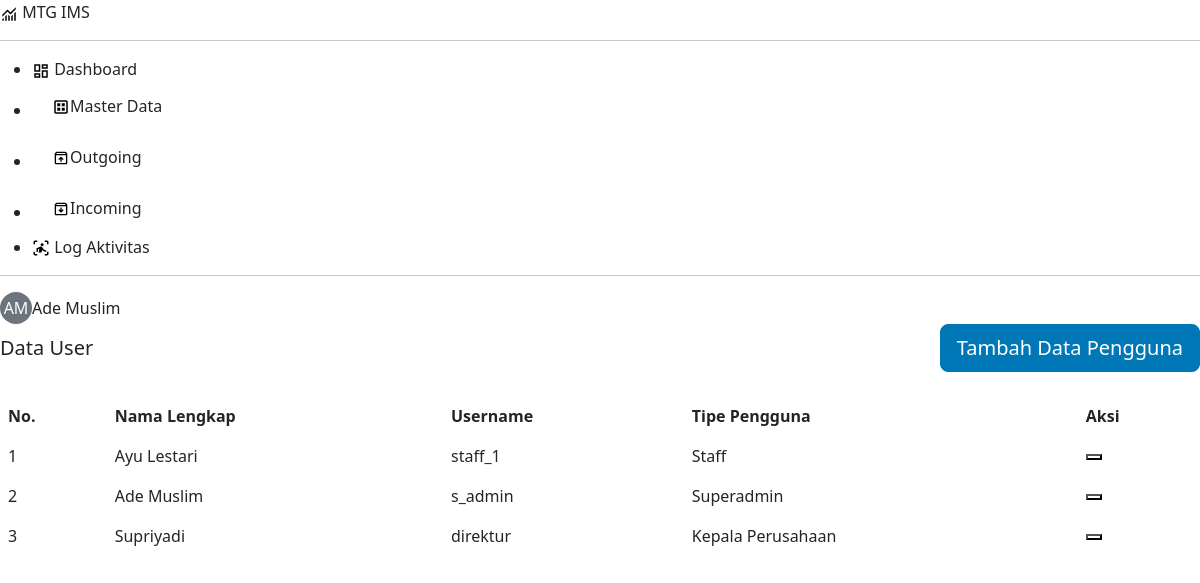
/pages/master-data/users/index.php (signed in), run on the app's committed database.
### tables this page shows
CREATE TABLE `pengguna` (
  `id_pengguna` varchar(36) NOT NULL,
  `nama_lengkap` varchar(100) NOT NULL,
  `nama_pengguna` varchar(50) NOT NULL,
  `password` varchar(100) NOT NULL,
  `tipe_pengguna` enum('superadmin','staff','kepala_perusahaan','tes') NOT NULL DEFAULT 'staff',
  `status_hapus` tinyint(1) NOT NULL DEFAULT '0'
);

### includes/function.php (called while the page is built, shortened)
<?php
require_once 'config.php';
function selectData($table, $conditions = "", $order_by = "", $limit = "", $bind_params = array()) {
    global $conn;
    $sql = "SELECT * FROM $table";
    if (!empty($conditions)) {
        $sql .= " WHERE $conditions";
    }
    $stmt = mysqli_prepare($conn, $sql);
    mysqli_stmt_execute($stmt);
    $result = mysqli_stmt_get_result($stmt);
    $rows = mysqli_fetch_all($result, MYSQLI_ASSOC);
    return $rows;
}

### pages/master-data/users/index.php (the view, shortened to what this page needs)
<?php
require '../../../includes/header.php';
$data_pengguna = selectData('pengguna', 'status_hapus = 0');
?>
<div class="d-flex justify-content-between align-items-center mb-4">
  <h1 class="fs-5 m-0">Data User</h1>
  <button type="button" class="btn btn-primary btn-lg btn-icon btn-add" data-bs-toggle="modal"
    data-bs-target="#addModal">
    Tambah Data Pengguna
  </button>
</div>
<table id="example" class="table table-hover" style="width:100%">
  <thead>
    <tr>
      <th>No.</th>
      <th colspan="4">Nama Lengkap</th>
      <th>Username</th>
      <th>Tipe Pengguna</th>
      <th>Aksi</th>
    </tr>
  </thead>
  <tbody>
    <?php if (empty($data_pengguna)) : ?>
    <tr>
      <td colspan="4">Tidak ada data</td>
    </tr>
    <?php else : ?>
    <?php $no = 1; ?>
    <?php foreach ($data_pengguna as $pengguna) : ?>
    <tr>
      <td class="text-start"><?= $no; ?></td>
      <td colspan="4"><?= ucwords($pengguna['nama_lengkap']); ?></td>
      <td><?= $pengguna['nama_pengguna']; ?></td>
      <td>
        <?php
        if ($pengguna['tipe_pengguna'] == 'kepala_perusahaan'){
          echo "Kepala Perusahaan";
        } elseif ($pengguna['tipe_pengguna'] != 'kepala_perusahaan'){
          echo ucwords($pengguna['tipe_pengguna']);
        }
        ?>
      </td>
      <td>
        <div class="btn-group">
          <button type="button" class="btn-act btn-edit bg-transparent" data-bs-toggle="modal"
            data-bs-target="#editModal<?= $pengguna['id_pengguna']; ?>" title="Ubah Data"></button>
        </div>
      </td>
    </tr>
            <?php include 'edit.php'; ?>
    <?php $no++; endforeach; endif; ?>
  </tbody>
</table>
</div>
<?php
require '../../../includes/footer.php';
?>

### data on the page
pengguna: nama_lengkap "Ayu Lestari", nama_pengguna "staff_1", tipe_pengguna "Staff"
pengguna: nama_lengkap "Ade Muslim", nama_pengguna "s_admin", tipe_pengguna "Superadmin"
pengguna: nama_lengkap "Supriyadi", nama_pengguna "direktur", shows "Kepala Perusahaan"

### other printed values
$inisial "AM"
$nama_lengkap "Ade Muslim"
